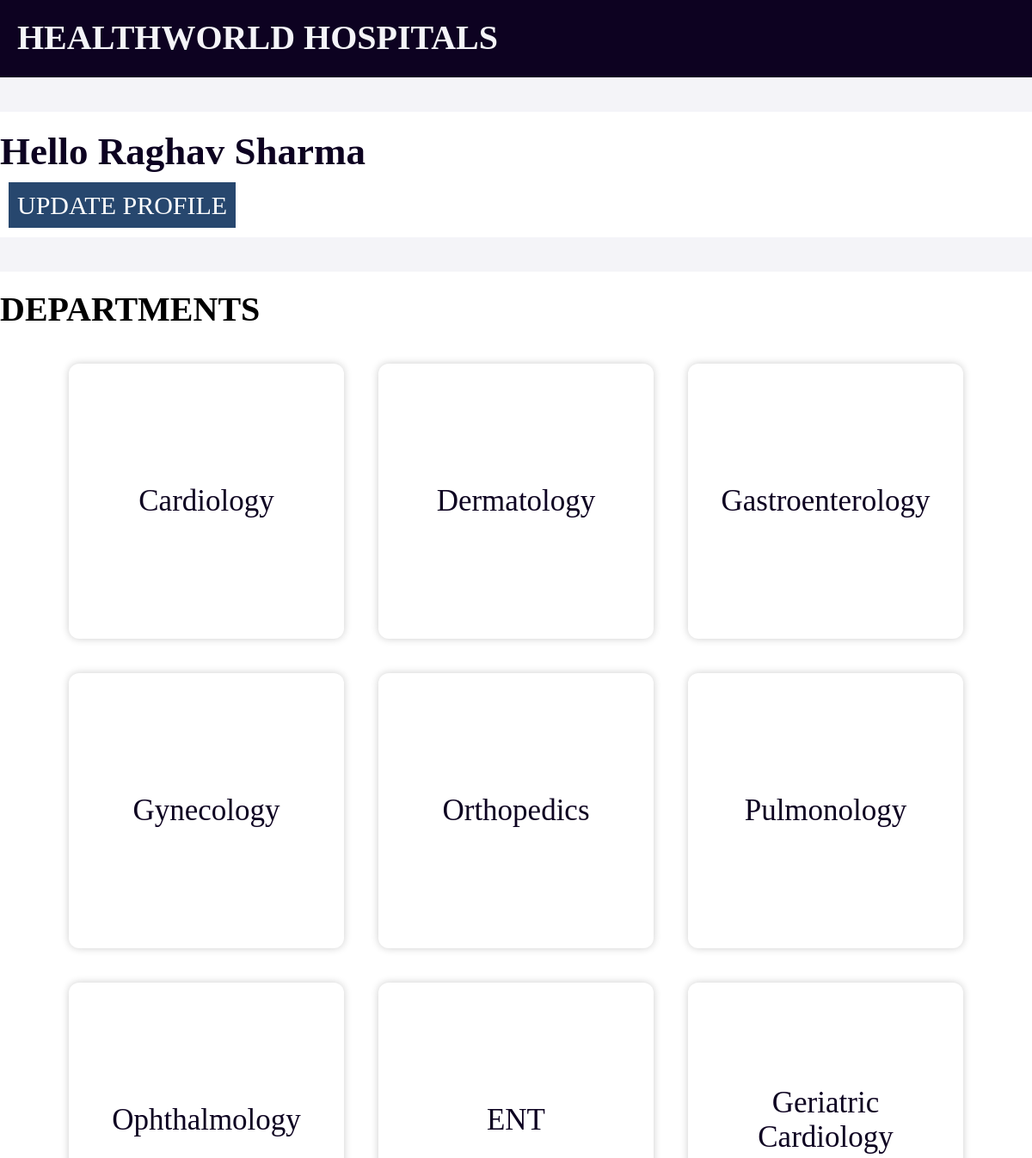
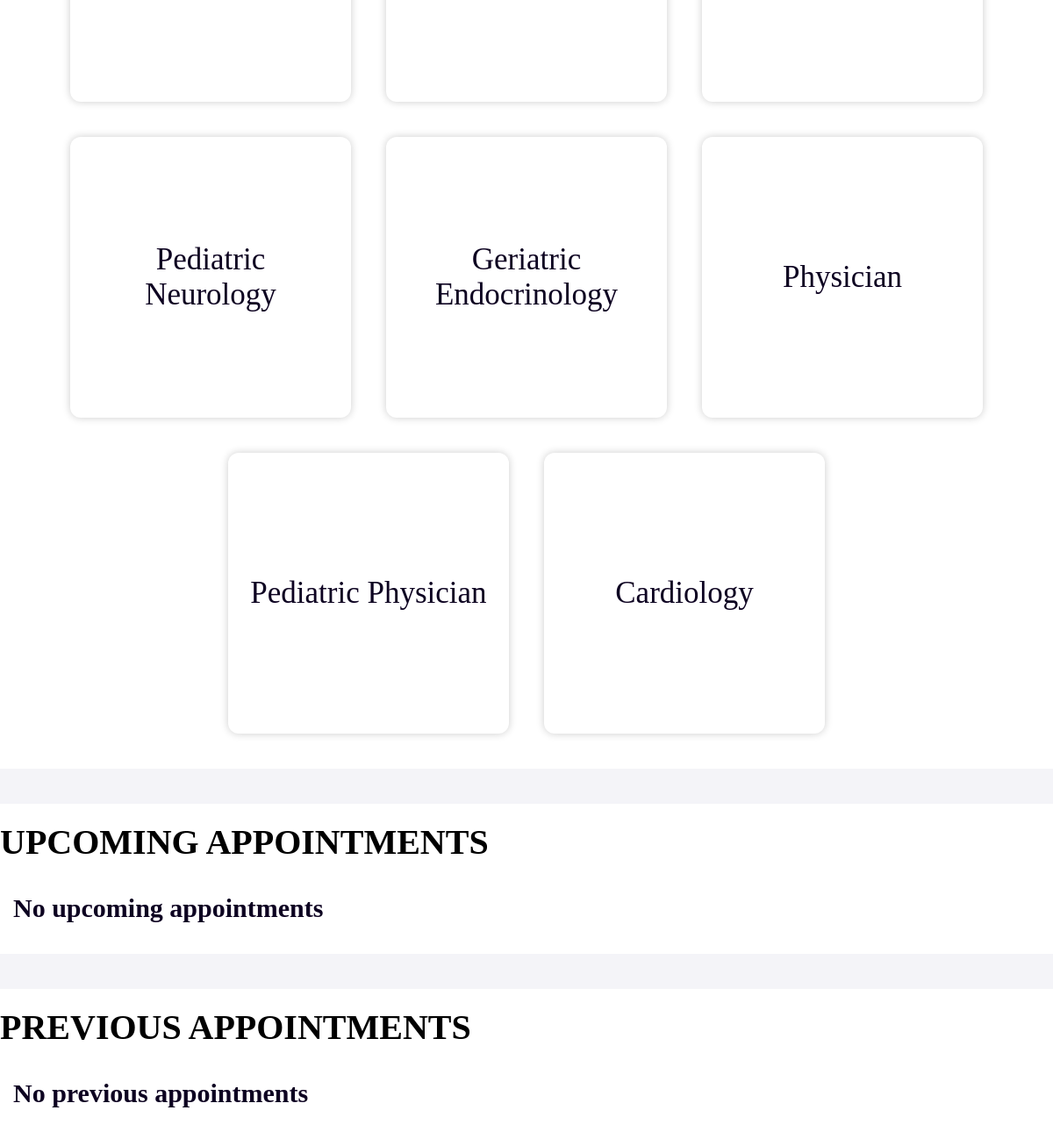
The app's page /patient/dashboard/15 with its own data (2 pictures, top to bottom).
### models.py (models this page shows)
class Patient(db.Model):
    __tablename__ = "Patient"
    patient_ID = db.Column(db.Integer, primary_key=True, autoincrement=True, nullable=False)
    name = db.Column(db.String, nullable=False)
    contact = db.Column(db.String, nullable=False)
    login = db.Column(db.Integer, nullable=False)
    password = db.Column(db.Integer, nullable=False)
    age = db.Column(db.Integer, nullable=False)

class Department(db.Model):
    __tablename__ = "Department"
    department_ID = db.Column(db.Integer, primary_key=True, autoincrement=True, nullable=False)
    name = db.Column(db.String, nullable=False)
    description = db.Column(db.String, nullable=False)

### main.py (the view)
@app.route("/patient/dashboard/<patient_id>")
def patient_dashboard(patient_id):
    patient = Patient.query.get(patient_id); appointments = Appointment.query.filter_by(patient_ID=patient.patient_ID).all()
    for a in appointments:
        doc = Doctor.query.get(a.doctor_ID)
        a.doctor_name = doc.name if doc else "Unknown"
    return render_template("patient_dashboard.html", patient=patient, departments=Department.query.all(), appointments=appointments, upcoming_appointments=[a for a in appointments if a.status=="Upcoming"], previous_appointments=[a for a in appointments if a.status in["Completed","Cancelled"]])

### TEMPLATES/patient_dashboard.html (shortened to what this page needs)
<!DOCTYPE html>
<html lang="en">
<head>
</head>
<body style="background-color: #f4f4f8;">
    <header style="background-color: #0D0221; color: #f4f4f8; height: 70px; font-size: 40px; padding: 20px; font-weight: 600; padding-bottom: 0px;">
        HEALTHWORLD HOSPITALS
    </header>
    <div style="display: flex; flex-direction: column; justify-content: center; align-items: center;">
        <div class="section">
            <h2 style="font-size: 45px; color: #0D0221; margin-bottom: 20px;">Hello {{ patient.name }}</h2>
            <a href="/patient/update/{{ patient.patient_ID }}" style="background-color: #27476E; color: #ffffff; margin: 10px; padding: 10px; font-size: 30px;">UPDATE PROFILE</a>
        </div>
        <div class="section">
            <h4 style="font-size: 40px; margin-bottom: 20px;">DEPARTMENTS</h4>
            <div style="display: flex; flex-wrap: wrap; justify-content: center;">
                {% for dept in departments %}
                <div style="
                    width: 300px;
                    height: 300px;
                    background-color: white;
                    margin: 20px;
                    padding: 10px;
                    border-radius: 12px;
                    box-shadow: 0px 0px 10px rgba(0,0,0,0.2);
                    display: flex;
                    justify-content: center;
                    align-items: center;">
                    <a href="/patient/dashboard/{{ patient.patient_ID }}/department/{{ dept.department_ID }}"
                       style="font-size: 35px; color: #0D0221; text-decoration: none; text-align: center;">
                        {{ dept.name }}
                    </a>
                </div>
                {% endfor %}
            </div>
        </div>
        <div class="section">
            <h4 style="font-size: 40px; margin-bottom: 20px;">UPCOMING APPOINTMENTS</h4>
            <ul id="details" style="margin: 15px; list-style-type: none;">
                {% if upcoming_appointments %}
                <li class="heading-row">
                    <h4 style="width: 200px; text-align: center;">Doctor Name</h4>
                    <h4 style="width: 300px; text-align: center;">Date</h4>
                    <h4 style="width: 300px; text-align: center;">Time</h4>
                    <h4 style="width: 200px; text-align: center;">Status</h4>
                    <h4 style="width: 300px; text-align: center;">Actions</h4>
                </li>
                {% for appt in upcoming_appointments %}
                <li style="padding: 15px; border-bottom: #eee;">
                    <div id="table" style="display: flex; align-items: center;">
                        <span style="font-size: 30px; width: 200px; color: #0D0221;">{{ appt.doctor_name }}</span>
                        <span style="font-size: 30px; width: 300px; color: #0D0221;">{{ appt.date }}</span>
                        <span style="font-size: 30px; width: 300px; color: #0D0221;">{{ appt.time }}</span>
                        <span style="font-size: 30px; width: 200px; color: #0D0221;">{{ appt.status }}</span>
                        <a href="/patient/dashboard/appointment/cancel/{{ appt.appointment_ID }}" style="background-color: #9E2A2B; color: #ffffff; padding: 5px; font-size: 30px;">CANCEL</a>
                    </div>
                </li>
                {% endfor %}
                {% else %}
                <h3 style="color:#0D0221; font-size:30px; margin-top:15px;">No upcoming appointments</h3>
                {% endif %}
            </ul>
        </div>
        <div class="section">
            <h4 style="font-size: 40px; margin-bottom: 20px;">PREVIOUS APPOINTMENTS</h4>
            <ul id="details" style="margin: 15px; list-style-type: none;">
                {% if previous_appointments %}
                <li class="heading-row">
                    <h4 style="width: 200px; text-align: center;">Doctor Name</h4>
                    <h4 style="width: 300px; text-align: center;">Date</h4>
                    <h4 style="width: 300px; text-align: center;">Time</h4>
                    <h4 style="width: 200px; text-align: center;">Status</h4>
                    <h4 style="width: 300px; text-align: center;">Actions</h4>
                </li>
                {% for appt in previous_appointments %}
                <li style="padding: 15px; border-bottom: #eee;">
                    <div id="table" style="display: flex; align-items: center;">
                        <span style="font-size: 30px; width: 200px; color: #0D0221;">{{ appt.doctor_name }}</span>
                        <span style="font-size: 30px; width: 300px; color: #0D0221;">{{ appt.date }}</span>
                        <span style="font-size: 30px; width: 300px; color: #0D0221;">{{ appt.time }}</span>
                        <span style="font-size: 30px; width: 200px; color: #0D0221;">{{ appt.status }}</span>
                        <a href="/patient/prescription/{{ appt.appointment_ID }}" style="background-color: #27476E; color: #ffffff; padding: 5px; font-size: 30px;">VIEW PRESCRIPTION</a>
                    </div>
                </li>
                {% endfor %}
                {% else %}
                <h3 style="color:#0D0221; font-size:30px; margin-top:15px;">No previous appointments</h3>
                {% endif %}
            </ul>
        </div>
    </div>
</body>
</html>

### TEMPLATES/patient_dashboard.html (style rules this page uses)
* { margin: 0; padding: 0; }
a { margin: 10px; text-decoration: none; }
#details { display: flex; flex-direction: column; }
h4 { font-size: 30px; }
.section { margin-top: 40px; padding: 20px; border-radius: 10px; width: 1200px; background-color: #ffffff; }

### records on screen
Patient: name "Raghav Sharma"
Department: name "Cardiology"
Department: name "Dermatology"
Department: name "Gastroenterology"
Department: name "Gynecology"
Department: name "Orthopedics"
Department: name "Pulmonology"
Department: name "Ophthalmology"
Department: name "ENT"
Department: name "Geriatric Cardiology"
Department: name "Pediatric Neurology"
Department: name "Geriatric Endocrinology"
Department: name "Physician"
Department: name "Pediatric Physician"
Department: name "Cardiology"
